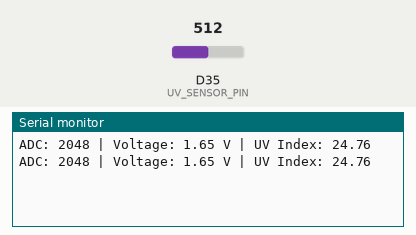
This sketch was run on a simulated Arduino Due. Shown: the last lines printed to the serial monitor. The test bench sets the inputs (shaded band); at power-on: D35 (UV_SENSOR_PIN) = 512 (analog values on the 0–1023 scale).

Above: at 1.8 s.
1.9 s: D35 (UV_SENSOR_PIN) set to 716
At 2.8 s:
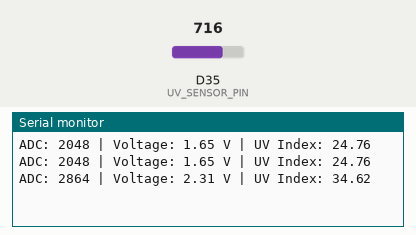
3.4 s: D35 (UV_SENSOR_PIN) set to 900
At 4.5 s:
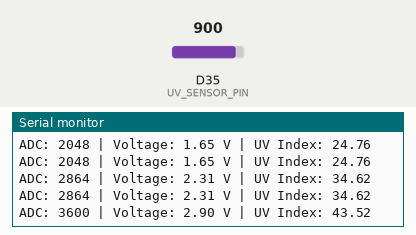
Timing chart, 0 to 6.4 s (numbered marks = the images above; inputs shaded):
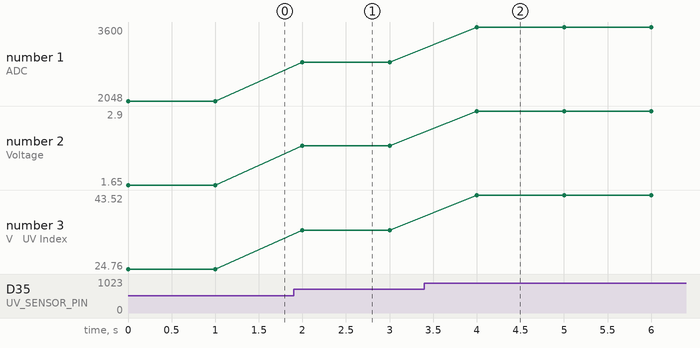

Measured:
- after the input at 1.9 s, the serial monitor: prints a new line after 0.10 s (image 1)
- after the input at 3.4 s, the serial monitor: prints a new line after 0.60 s (image 2)
- plotted number 1: 2048 → 2864 after the input at 1.9 s, 2864 → 3600 after the input at 3.4 s
- plotted number 2: 1.65 → 2.31 after the input at 1.9 s, 2.31 → 2.9 after the input at 3.4 s
- plotted number 3: 24.76 → 34.62 after the input at 1.9 s, 34.62 → 43.52 after the input at 3.4 s

The sketch:

uv.ino
```cpp
#define UV_SENSOR_PIN 35  // Changed to D35 (GPIO 35)

void setup() {
  Serial.begin(115200);
  analogReadResolution(12);  // 12-bit resolution (0–4095)
}

void loop() {
  int rawValue = analogRead(UV_SENSOR_PIN);
  float voltage = rawValue * (3.3 / 4095.0);
  float uvIndex = voltage * 15.0;  // Rough estimation

  Serial.print("ADC: ");
  Serial.print(rawValue);
  Serial.print(" | Voltage: ");
  Serial.print(voltage, 2);
  Serial.print(" V | UV Index: ");
  Serial.println(uvIndex, 2);

  delay(1000);
}
```
